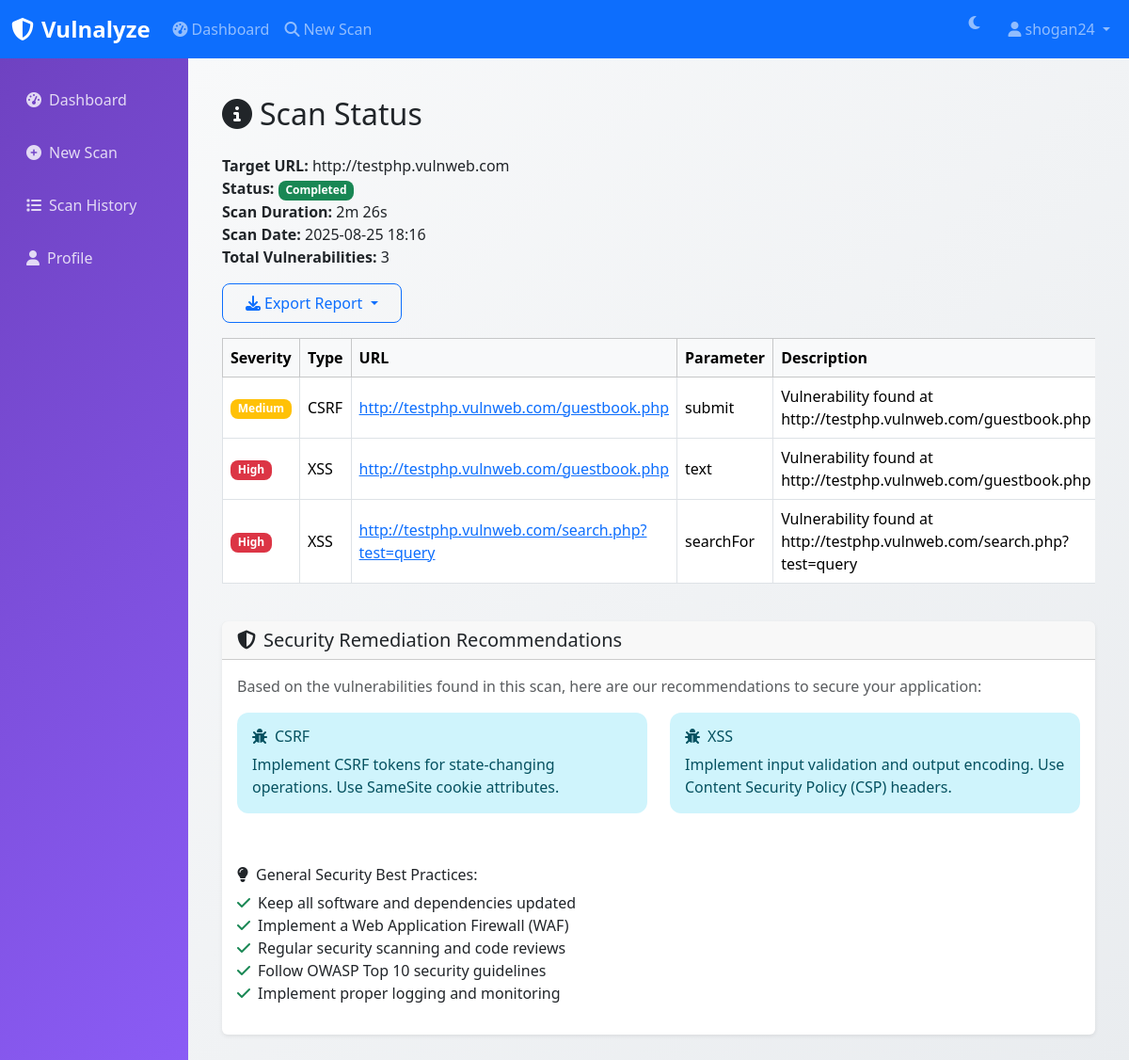
Page /scan/status/25 (signed in) on the committed database.
### models.py (models this page shows, shortened)
class User(db.Model, UserMixin):
    __tablename__ = 'users'
    id = db.Column(db.Integer, primary_key=True)
    username = db.Column(db.String(80), unique=True, nullable=False, index=True)
    email = db.Column(db.String(120), unique=True, nullable=False, index=True)
    password_hash = db.Column(db.String(255), nullable=False)
    role = db.Column(db.String(20), default='user', index=True)
    full_name = db.Column(db.String(200))
    avatar = db.Column(db.String(200))
    organization = db.Column(db.String(200))
    is_active = db.Column(db.Boolean, default=True, nullable=False, index=True)
    email_verified = db.Column(db.Boolean, default=False)
    failed_login_attempts = db.Column(db.Integer, default=0)
    locked_until = db.Column(db.DateTime)
    created_at = db.Column(db.DateTime, default=datetime.utcnow, nullable=False)
    last_login = db.Column(db.DateTime)
    last_seen = db.Column(db.DateTime)
    total_scans = db.Column(db.Integer, default=0)
    total_vulnerabilities_found = db.Column(db.Integer, default=0)
    email_notifications = db.Column(db.Boolean, default=True)
    scan_notifications = db.Column(db.Boolean, default=True)
    theme_preference = db.Column(db.String(20), default='light')
    scans = db.relationship('ScanHistory', backref='owner', lazy='dynamic', cascade='all, delete-orphan')
    @property
    def is_admin(self):
        return self.role == 'admin'

class ScanHistory(db.Model):
    __tablename__ = 'scan_history'
    id = db.Column(db.Integer, primary_key=True)
    user_id = db.Column(db.Integer, db.ForeignKey('users.id'), nullable=False, index=True)
    target_url = db.Column(db.String(500), nullable=False, index=True)
    scan_type = db.Column(db.String(50), default='comprehensive')
    status = db.Column(db.String(50), default='pending', nullable=False, index=True)
    created_at = db.Column(db.DateTime, default=datetime.utcnow, nullable=False, index=True)
    started_at = db.Column(db.DateTime)
    completed_at = db.Column(db.DateTime)
    scan_duration = db.Column(db.Float)
    total_vulnerabilities = db.Column(db.Integer, default=0)
    critical_count = db.Column(db.Integer, default=0)
    high_count = db.Column(db.Integer, default=0)
    medium_count = db.Column(db.Integer, default=0)
    low_count = db.Column(db.Integer, default=0)
    info_count = db.Column(db.Integer, default=0)
    max_depth = db.Column(db.Integer, default=2)
    delay_between_requests = db.Column(db.Float, default=1.0)
    selected_plugins = db.Column(db.JSON)
    pages_crawled = db.Column(db.Integer, default=0)
    urls_discovered = db.Column(db.Integer, default=0)
    task_id = db.Column(db.String(100), unique=True, index=True)
    progress = db.Column(db.Integer, default=0)
    current_operation = db.Column(db.String(200))
    user_agent = db.Column(db.String(500))
    notes = db.Column(db.Text)
    tags = db.Column(db.JSON)
    vulnerabilities = db.relationship('Vulnerability', backref='scan', lazy='dynamic', cascade='all, delete-orphan')
    @property
    def duration_formatted(self):
        if not self.scan_duration:
            return "N/A"
        seconds = int(self.scan_duration)
        if seconds < 60:
            return f"{seconds}s"
        elif seconds < 3600:
            minutes = seconds // 60
            remaining_seconds = seconds % 60
            return f"{minutes}m {remaining_seconds}s"
        else:
            hours = seconds // 3600
            remaining_minutes = (seconds % 3600) // 60
            return f"{hours}h {remaining_minutes}m"

class Vulnerability(db.Model):
    __tablename__ = 'vulnerabilities'
    id = db.Column(db.Integer, primary_key=True)
    scan_id = db.Column(db.Integer, db.ForeignKey('scan_history.id'), nullable=False, index=True)
    vuln_type = db.Column(db.String(100), nullable=False, index=True)
    severity = db.Column(db.String(20), nullable=False, index=True)
    confidence = db.Column(db.String(20), default='Medium')
    url = db.Column(db.String(1000), index=True)
    method = db.Column(db.String(10), default='GET')
    parameter = db.Column(db.String(200))
    endpoint = db.Column(db.String(500))
    title = db.Column(db.String(200), nullable=False)
    description = db.Column(db.Text)
    impact = db.Column(db.Text)
    remediation = db.Column(db.Text)
    payload = db.Column(db.Text)
    evidence = db.Column(db.Text)
    request_data = db.Column(db.JSON)
    response_data = db.Column(db.JSON)
    cwe_id = db.Column(db.String(20))
    owasp_category = db.Column(db.String(50))
    cvss_score = db.Column(db.Float)
    references = db.Column(db.JSON)
    status = db.Column(db.String(20), default='open')
    verified = db.Column(db.Boolean, default=False)
    false_positive = db.Column(db.Boolean, default=False)
    created_at = db.Column(db.DateTime, default=datetime.utcnow, nullable=False, index=True)
    updated_at = db.Column(db.DateTime, default=datetime.utcnow, onupdate=datetime.utcnow)

### routes.py (the view)
@scan_bp.route('/status/<int:scan_id>')
@login_required
def status(scan_id):
    scan = ScanHistory.query.get_or_404(scan_id)
    if scan.user_id != current_user.id and not current_user.is_admin:
        abort(403)
    vulnerabilities = scan.vulnerabilities.order_by(
        Vulnerability.severity.desc(),
        Vulnerability.created_at.desc()
    ).all()
    return render_template('scan/status.html', scan=scan, vulnerabilities=vulnerabilities)

### app.py (called while the page is built)
def register_context_processors(app):
    @app.context_processor
    def inject_user_stats():
        if current_user.is_authenticated:
            from models import ScanHistory
            recent_scans = current_user.scans.filter(
                ScanHistory.created_at >= datetime.utcnow() - timedelta(days=7)
            ).count()
            return {
                'user_recent_scans': recent_scans,
                'user_total_scans': current_user.total_scans,
                'user_total_vulns': current_user.total_vulnerabilities_found
            }
        return {}
    @app.context_processor
    def inject_system_info():
        return {
            'app_name': 'Vulnalyze',
            'app_version': '2.0.0',
            'current_year': datetime.utcnow().year
        }

### templates/scan/status.html (shortened to what this page needs)
{% extends "base.html" %}
{% block content %}
<div class="container my-4">
    <h2 class="mb-4"><i class="fas fa-info-circle me-2"></i>Scan Status</h2>
    <div class="mb-3">
        <strong>Target URL:</strong> {{ scan.target_url }}<br>
        <strong>Status:</strong>
        <span id="scan-status-badge" class="badge
             {% if scan.status == 'completed' %}bg-success{%
                elif scan.status == 'running' %}bg-primary{%
                elif scan.status == 'failed' %}bg-danger{%
                else %}bg-secondary{% endif %}">
            {{ scan.status.title() }}
        </span><br>
        <strong>Scan Duration:</strong>
        <span id="scan-duration">{{ scan.duration_formatted or 'N/A' }}</span><br>
        <strong>Scan Date:</strong> {{ scan.created_at.strftime('%Y-%m-%d %H:%M') }}<br>
        <strong>Total Vulnerabilities:</strong>
        <span id="scan-vuln-count">{{ scan.total_vulnerabilities }}</span>
    </div>
    <div class="mb-3">
        {% if scan.status == 'completed' and vulnerabilities %}
        <div class="btn-group me-2">
            <button type="button" class="btn btn-outline-primary dropdown-toggle" data-bs-toggle="dropdown">
                <i class="fas fa-download me-1"></i>Export Report
            </button>
        </div>
        {% endif %}
    </div>
    <div class="table-responsive" id="vuln-table-container" {% if not vulnerabilities %}style="display:none"{% endif %}>
        <table class="table table-bordered table-hover align-middle">
            <thead class="table-light">
                <tr>
                    <th>Severity</th>
                    <th>Type</th>
                    <th>URL</th>
                    <th>Parameter</th>
                    <th>Description</th>
                </tr>
            </thead>
            <tbody id="vuln-table-body">
               {% if vulnerabilities %}
                {% for vuln in vulnerabilities %}
                <tr class="vulnerability-{{ vuln.severity|lower }}">
                    <td><span class="badge {% if vuln.severity in ['Critical','High'] %}bg-danger{% elif vuln.severity == 'Medium' %}bg-warning{% else %}bg-success{% endif %}">{{ vuln.severity }}</span></td>
                    <td>{{ vuln.vuln_type }}</td>
                    <td><a href="{{ vuln.url }}" target="_blank">{{ vuln.url }}</a></td>
                    <td>{{ vuln.parameter or 'N/A' }}</td>
                    <td>{{ vuln.description or 'No description available.' }}</td>
                </tr>
                {% endfor %}
               {% endif %}
            </tbody>
        </table>
    </div>
    {% if vulnerabilities %}
    <div class="card mt-4" id="remediation-section">
        <div class="card-header">
            <h5 class="mb-0">
                <i class="fas fa-shield-alt me-2"></i>Security Remediation Recommendations
            </h5>
        </div>
        <div class="card-body">
            <p class="text-muted mb-3">Based on the vulnerabilities found in this scan, here are our recommendations to secure your application:</p>
            {% set vuln_types = {} %}
            <div class="row">
                {% for vuln_type, remediation in vuln_types.items() %}
                <div class="col-md-6 mb-3">
                    <div class="alert alert-info">
                        <h6 class="alert-heading">
                            <i class="fas fa-bug me-2"></i>{{ vuln_type }}
                        </h6>
                        <p class="mb-0">{{ remediation }}</p>
                    </div>
                </div>
                {% endfor %}
            </div>
            <div class="mt-4">
                <h6><i class="fas fa-lightbulb me-2"></i>General Security Best Practices:</h6>
                <ul class="list-unstyled">
                    <li><i class="fas fa-check text-success me-2"></i>Keep all software and dependencies updated</li>
                    <li><i class="fas fa-check text-success me-2"></i>Implement a Web Application Firewall (WAF)</li>
                    <li><i class="fas fa-check text-success me-2"></i>Regular security scanning and code reviews</li>
                    <li><i class="fas fa-check text-success me-2"></i>Follow OWASP Top 10 security guidelines</li>
                    <li><i class="fas fa-check text-success me-2"></i>Implement proper logging and monitoring</li>
                </ul>
            </div>
        </div>
    </div>
    {% endif %}
</div>
{% endblock %}

### templates/base.html (shortened to what this page needs)
<!DOCTYPE html>
<html lang="en" data-bs-theme="light">
<head>
    <link href="https://cdn.jsdelivr.net/npm/bootstrap@5.3.2/dist/css/bootstrap.min.css" rel="stylesheet" />
    <link href="https://cdnjs.cloudflare.com/ajax/libs/font-awesome/6.4.0/css/all.min.css" rel="stylesheet" />
    <link href="https://cdnjs.cloudflare.com/ajax/libs/animate.css/4.1.1/animate.min.css" rel="stylesheet" />
</head>
<body>
    <nav class="navbar navbar-expand-lg navbar-dark bg-primary">
        <div class="container-fluid">
            <a class="navbar-brand" href="{{ url_for('main.index') }}">
                <i class="fas fa-shield-alt me-2"></i>Vulnalyze
            </a>
            <div class="collapse navbar-collapse" id="navbarNav">
                <ul class="navbar-nav me-auto">
                    {% if current_user.is_authenticated %}
                    <li class="nav-item">
                        <a class="nav-link" href="{{ url_for('main.dashboard') }}">
                            <i class="fas fa-tachometer-alt me-1"></i>Dashboard
                        </a>
                    </li>
                    <li class="nav-item">
                        <a class="nav-link" href="{{ url_for('scan.new') }}">
                            <i class="fas fa-search me-1"></i>New Scan
                        </a>
                    </li>
                    {% endif %}
                </ul>
                <ul class="navbar-nav">
                    <li class="nav-item">
                        <button class="theme-toggle me-3" onclick="toggleTheme()">
                            <i class="fas fa-moon" id="theme-icon"></i>
                        </button>
                    </li>
                    {% if current_user.is_authenticated %}
                    <li class="nav-item dropdown">
                        <a
                            class="nav-link dropdown-toggle"
                            href="#"
                            role="button"
                            data-bs-toggle="dropdown"
                            aria-expanded="false"
                        >
                            <i class="fas fa-user me-1"></i>{{ current_user.username }}
                        </a>
                    </li>
                    {% endif %}
                </ul>
            </div>
        </div>
    </nav>
    <div class="container-fluid">
        <div class="row">
            {% if current_user.is_authenticated %}
            <nav class="col-md-3 col-lg-2 d-md-block sidebar collapse">
                <div class="position-sticky pt-3">
                    <ul class="nav flex-column">
                        <li class="nav-item">
                            <a class="nav-link" href="{{ url_for('main.dashboard') }}">
                                <i class="fas fa-tachometer-alt me-2"></i>Dashboard
                            </a>
                        </li>
                        <li class="nav-item">
                            <a class="nav-link" href="{{ url_for('scan.new') }}">
                                <i class="fas fa-plus-circle me-2"></i>New Scan
                            </a>
                        </li>
                        <li class="nav-item">
                            <a class="nav-link" href="{{ url_for('scan.list_scans') }}">
                                <i class="fas fa-list me-2"></i>Scan History
                            </a>
                        </li>
                        <li class="nav-item">
                            <a class="nav-link" href="{{ url_for('main.profile') }}">
                                <i class="fas fa-user me-2"></i>Profile
                            </a>
                        </li>
                    </ul>
                </div>
            </nav>
            {% endif %}
            <main
                class="{% if current_user.is_authenticated %}col-md-9 ms-sm-auto col-lg-10 px-md-4{% else %}col-12{% endif %} main-content"
            >
                <div class="pt-3 pb-2 mb-3">
                    {% block content %}
                    {% endblock %}
                </div>
            </main>
        </div>
    </div>
</body>
</html>

### templates/base.html (style rules this page uses)
:root { --bs-primary: #6f42c1; --bs-secondary: #6c757d; --bs-success: #198754; --bs-danger: #dc3545; --bs-warning: #fd7e14; --bs-info: #0dcaf0; }
.navbar-brand { font-weight: 700; font-size: 1.5rem; }
.sidebar { min-height: calc(100vh - 56px); background: linear-gradient(135deg, var(--bs-primary) 0%, #8b5cf6 100%); }
.sidebar .nav-link { color: rgba(255, 255, 255, 0.8); padding: 0.75rem 1rem; border-radius: 0.5rem; margin: 0.25rem 0; transition: all 0.3s ease; }
.main-content { background: linear-gradient(135deg, #f8f9fa 0%, #e9ecef 100%); min-height: calc(100vh - 56px); }
.card { border: none; box-shadow: 0 0.125rem 0.25rem rgba(0, 0, 0, 0.075); transition: all 0.3s ease; }
.btn { border-radius: 0.5rem; padding: 0.5rem 1.5rem; font-weight: 500; transition: all 0.3s ease; }
.alert { border: none; border-radius: 0.75rem; }
.badge { border-radius: 0.5rem; }
.vulnerability-high { background: linear-gradient(45deg, #dc3545, #e74c3c); }
.vulnerability-medium { background: linear-gradient(45deg, #fd7e14, #f39c12); }
.theme-toggle { border: none; background: none; color: var(--bs-navbar-color); }

### rows in the picture
User: username "shogan24"
ScanHistory: target_url "http://testphp.vulnweb.com", status "Completed", scan_duration "2m 26s", created_at "2025-08-25 18:16", total_vulnerabilities "3"
Vulnerability: severity "Medium", vuln_type "CSRF", url "http://testphp.vulnweb.com/guestbook.php", parameter "submit", description "Vulnerability found at http://testphp.vulnweb.com/guestbook.php", remediation "Implement CSRF tokens for state-changing operations. Use SameSite cookie attributes."
Vulnerability: severity "High", vuln_type "XSS", url "http://testphp.vulnweb.com/guestbook.php", parameter "text", description "Vulnerability found at http://testphp.vulnweb.com/guestbook.php", vuln_types "XSS"
Vulnerability: severity "High", vuln_type "XSS", url "http://testphp.vulnweb.com/search.php?test=query", parameter "searchFor", description "Vulnerability found at http://testphp.vulnweb.com/search.php?test=query", vuln_types "Implement input validation and output encoding. Use Content Security Policy (CSP) headers."
